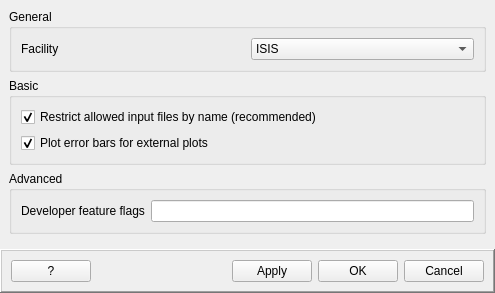
<?xml version="1.0" encoding="UTF-8"?>
<ui version="4.0">
 <class>IndirectInterfaceSettings</class>
 <widget class="QWidget" name="IndirectInterfaceSettings">
  <property name="geometry">
   <rect>
    <x>0</x>
    <y>0</y>
    <width>495</width>
    <height>283</height>
   </rect>
  </property>
  <property name="windowTitle">
   <string>Interface Settings</string>
  </property>
  <layout class="QVBoxLayout" name="verticalLayout">
   <property name="leftMargin">
    <number>0</number>
   </property>
   <property name="topMargin">
    <number>0</number>
   </property>
   <property name="rightMargin">
    <number>0</number>
   </property>
   <property name="bottomMargin">
    <number>0</number>
   </property>
   <item>
    <widget class="QFrame" name="fSettings">
     <layout class="QVBoxLayout" name="verticalLayout_3">
      <item>
       <widget class="QGroupBox" name="gbGeneral">
        <property name="title">
         <string>General</string>
        </property>
        <layout class="QGridLayout" name="gridLayout">
         <item row="0" column="1">
          <widget class="QComboBox" name="cbFacility">
           <item>
            <property name="text">
             <string>ISIS</string>
            </property>
           </item>
           <item>
            <property name="text">
             <string>SNS</string>
            </property>
           </item>
           <item>
            <property name="text">
             <string>ILL</string>
            </property>
           </item>
           <item>
            <property name="text">
             <string>MLZ</string>
            </property>
           </item>
          </widget>
         </item>
         <item row="0" column="0">
          <widget class="QLabel" name="lbFacility">
           <property name="text">
            <string>Facility</string>
           </property>
          </widget>
         </item>
        </layout>
       </widget>
      </item>
      <item>
       <widget class="QGroupBox" name="gbBasicSettings">
        <property name="title">
         <string>Basic</string>
        </property>
        <layout class="QVBoxLayout" name="verticalLayout_2">
         <item>
          <widget class="QCheckBox" name="ckRestrictInputDataNames">
           <property name="text">
            <string>Restrict allowed input files by name (recommended)</string>
           </property>
           <property name="checked">
            <bool>true</bool>
           </property>
          </widget>
         </item>
         <item>
          <widget class="QCheckBox" name="ckPlotErrorBars">
           <property name="text">
            <string>Plot error bars for external plots</string>
           </property>
           <property name="checked">
            <bool>true</bool>
           </property>
          </widget>
         </item>
        </layout>
       </widget>
      </item>
      <item>
       <widget class="QGroupBox" name="gbAdvancedSettings">
        <property name="title">
         <string>Advanced</string>
        </property>
        <layout class="QGridLayout" name="gridLayout_2">
         <item row="0" column="0">
          <widget class="QLabel" name="lbDeveloperFeatureFlags">
           <property name="text">
            <string>Developer feature flags</string>
           </property>
          </widget>
         </item>
         <item row="0" column="1">
          <widget class="QLineEdit" name="leDeveloperFeatureFlags">
           <property name="toolTip">
            <string>Enter flags for features currently under development. Each flag should be separated by a space.</string>
           </property>
          </widget>
         </item>
        </layout>
       </widget>
      </item>
      <item>
       <spacer name="verticalSpacer">
        <property name="orientation">
         <enum>Qt::Vertical</enum>
        </property>
        <property name="sizeHint" stdset="0">
         <size>
          <width>20</width>
          <height>54</height>
         </size>
        </property>
       </spacer>
      </item>
     </layout>
    </widget>
   </item>
   <item>
    <widget class="QFrame" name="fActionButtons">
     <property name="frameShape">
      <enum>QFrame::WinPanel</enum>
     </property>
     <property name="frameShadow">
      <enum>QFrame::Raised</enum>
     </property>
     <layout class="QHBoxLayout" name="horizontalLayout">
      <item>
       <widget class="QPushButton" name="pbHelp">
        <property name="enabled">
         <bool>true</bool>
        </property>
        <property name="sizePolicy">
         <sizepolicy hsizetype="Minimum" vsizetype="Fixed">
          <horstretch>0</horstretch>
          <verstretch>0</verstretch>
         </sizepolicy>
        </property>
        <property name="maximumSize">
         <size>
          <width>16777215</width>
          <height>16777215</height>
         </size>
        </property>
        <property name="text">
         <string>?</string>
        </property>
       </widget>
      </item>
      <item>
       <spacer name="horizontalSpacer">
        <property name="orientation">
         <enum>Qt::Horizontal</enum>
        </property>
        <property name="sizeHint" stdset="0">
         <size>
          <width>214</width>
          <height>20</height>
         </size>
        </property>
       </spacer>
      </item>
      <item>
       <widget class="QPushButton" name="pbApply">
        <property name="text">
         <string>Apply</string>
        </property>
       </widget>
      </item>
      <item>
       <widget class="QPushButton" name="pbOk">
        <property name="text">
         <string>OK</string>
        </property>
       </widget>
      </item>
      <item>
       <widget class="QPushButton" name="pbCancel">
        <property name="text">
         <string>Cancel</string>
        </property>
       </widget>
      </item>
     </layout>
    </widget>
   </item>
  </layout>
 </widget>
 <resources/>
 <connections/>
</ui>
